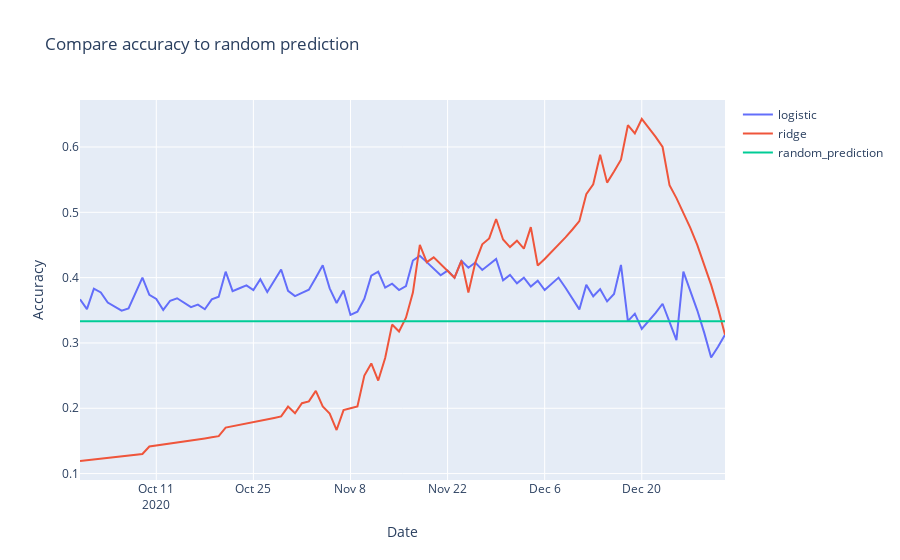

Notebook code cell kept with this figure:
### Code cell
res = open_json(path + ticker + '.json')
res_df = get_result_df(res)
plot_result_df(res_df)
# res_df
